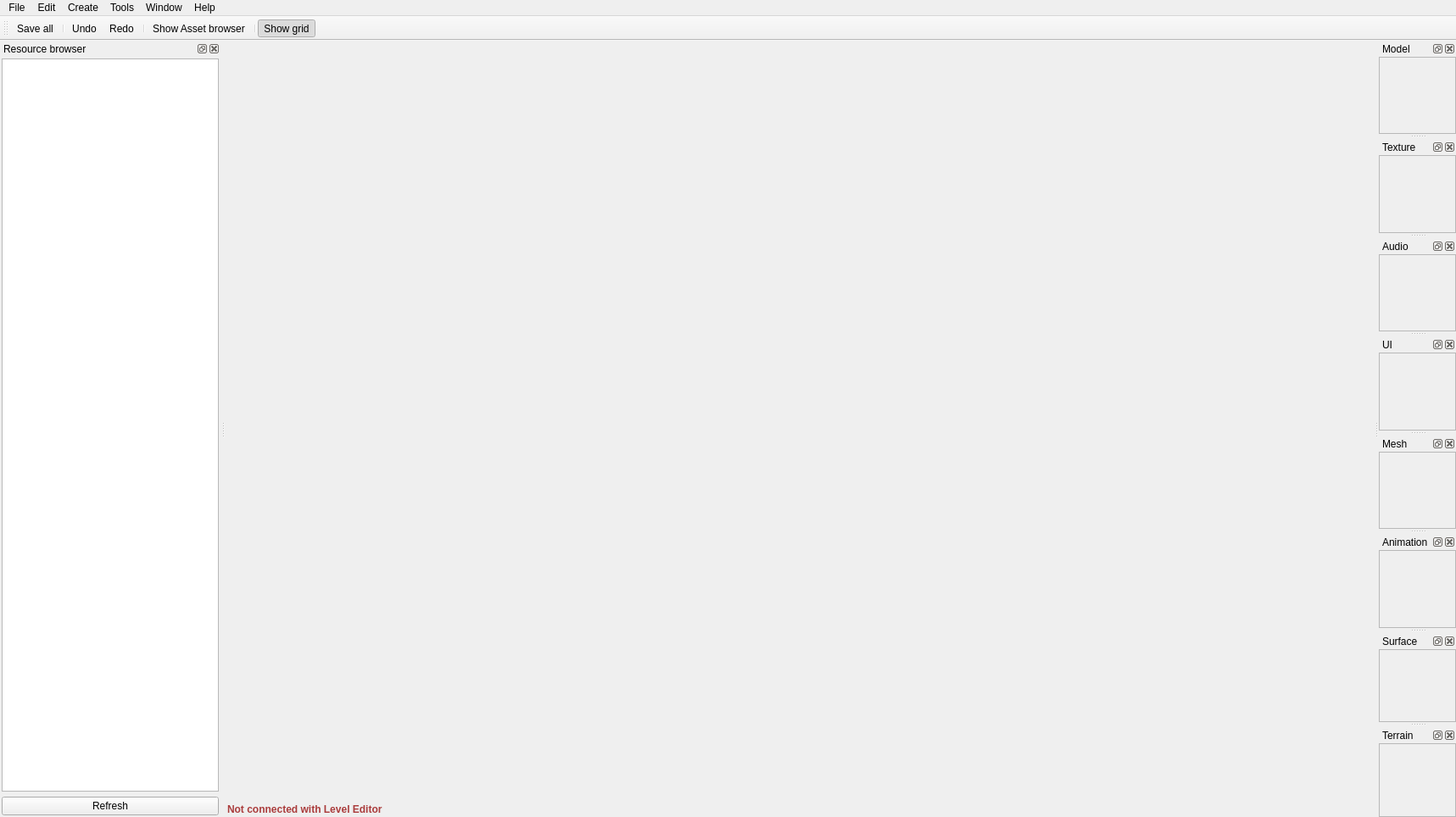
<?xml version="1.0" encoding="UTF-8"?>
<ui version="4.0">
 <class>ContentBrowserWindow</class>
 <widget class="QMainWindow" name="ContentBrowserWindow">
  <property name="geometry">
   <rect>
    <x>0</x>
    <y>0</y>
    <width>1717</width>
    <height>964</height>
   </rect>
  </property>
  <property name="sizePolicy">
   <sizepolicy hsizetype="Preferred" vsizetype="Preferred">
    <horstretch>0</horstretch>
    <verstretch>0</verstretch>
   </sizepolicy>
  </property>
  <property name="font">
   <font>
    <family>Segoe UI</family>
   </font>
  </property>
  <property name="mouseTracking">
   <bool>true</bool>
  </property>
  <property name="acceptDrops">
   <bool>true</bool>
  </property>
  <property name="windowTitle">
   <string>Nebula3 Content Browser</string>
  </property>
  <property name="windowOpacity">
   <double>1.000000000000000</double>
  </property>
  <property name="styleSheet">
   <string notr="true"/>
  </property>
  <property name="animated">
   <bool>true</bool>
  </property>
  <property name="tabShape">
   <enum>QTabWidget::Rounded</enum>
  </property>
  <property name="dockOptions">
   <set>QMainWindow::AllowNestedDocks|QMainWindow::AllowTabbedDocks|QMainWindow::AnimatedDocks</set>
  </property>
  <property name="unifiedTitleAndToolBarOnMac">
   <bool>false</bool>
  </property>
  <widget class="QWidget" name="centralwidget">
   <property name="sizePolicy">
    <sizepolicy hsizetype="Minimum" vsizetype="Minimum">
     <horstretch>0</horstretch>
     <verstretch>0</verstretch>
    </sizepolicy>
   </property>
   <layout class="QGridLayout" name="gridLayout_3">
    <property name="leftMargin">
     <number>2</number>
    </property>
    <property name="topMargin">
     <number>5</number>
    </property>
    <property name="rightMargin">
     <number>2</number>
    </property>
    <property name="bottomMargin">
     <number>2</number>
    </property>
    <item row="0" column="0">
     <widget class="QFrame" name="frame">
      <property name="sizePolicy">
       <sizepolicy hsizetype="Expanding" vsizetype="Expanding">
        <horstretch>100</horstretch>
        <verstretch>100</verstretch>
       </sizepolicy>
      </property>
      <property name="minimumSize">
       <size>
        <width>0</width>
        <height>0</height>
       </size>
      </property>
      <property name="maximumSize">
       <size>
        <width>16777215</width>
        <height>16777215</height>
       </size>
      </property>
      <property name="sizeIncrement">
       <size>
        <width>0</width>
        <height>0</height>
       </size>
      </property>
      <property name="baseSize">
       <size>
        <width>0</width>
        <height>0</height>
       </size>
      </property>
      <layout class="QGridLayout" name="gridLayout_5">
       <property name="verticalSpacing">
        <number>0</number>
       </property>
       <property name="margin">
        <number>0</number>
       </property>
       <item row="0" column="0">
        <widget class="ContentBrowser::PreviewWidget" name="nebulaFrame">
         <property name="enabled">
          <bool>true</bool>
         </property>
         <property name="sizePolicy">
          <sizepolicy hsizetype="Expanding" vsizetype="Expanding">
           <horstretch>0</horstretch>
           <verstretch>0</verstretch>
          </sizepolicy>
         </property>
         <property name="minimumSize">
          <size>
           <width>640</width>
           <height>480</height>
          </size>
         </property>
         <property name="maximumSize">
          <size>
           <width>16777215</width>
           <height>16777215</height>
          </size>
         </property>
         <property name="baseSize">
          <size>
           <width>0</width>
           <height>0</height>
          </size>
         </property>
         <property name="focusPolicy">
          <enum>Qt::StrongFocus</enum>
         </property>
         <property name="frameShape">
          <enum>QFrame::NoFrame</enum>
         </property>
         <property name="frameShadow">
          <enum>QFrame::Plain</enum>
         </property>
         <property name="lineWidth">
          <number>0</number>
         </property>
         <property name="midLineWidth">
          <number>0</number>
         </property>
        </widget>
       </item>
      </layout>
     </widget>
    </item>
    <item row="1" column="0">
     <layout class="QHBoxLayout" name="horizontalLayout_3">
      <item>
       <widget class="QLabel" name="connectionStatus">
        <property name="sizePolicy">
         <sizepolicy hsizetype="Minimum" vsizetype="Minimum">
          <horstretch>0</horstretch>
          <verstretch>0</verstretch>
         </sizepolicy>
        </property>
        <property name="text">
         <string>&lt;html&gt;&lt;head/&gt;&lt;body&gt;&lt;p&gt;&lt;span style=&quot; font-weight:600; color:#aa3c3c;&quot;&gt;Not connected with Level Editor&lt;/span&gt;&lt;/p&gt;&lt;/body&gt;&lt;/html&gt;</string>
        </property>
       </widget>
      </item>
     </layout>
    </item>
   </layout>
  </widget>
  <widget class="QMenuBar" name="menubar">
   <property name="geometry">
    <rect>
     <x>0</x>
     <y>0</y>
     <width>1717</width>
     <height>21</height>
    </rect>
   </property>
   <property name="sizePolicy">
    <sizepolicy hsizetype="Preferred" vsizetype="Preferred">
     <horstretch>0</horstretch>
     <verstretch>0</verstretch>
    </sizepolicy>
   </property>
   <widget class="QMenu" name="menuImport">
    <property name="title">
     <string>File</string>
    </property>
    <addaction name="actionImport"/>
    <addaction name="actionImport_Texture"/>
    <addaction name="separator"/>
    <addaction name="actionSave_all"/>
    <addaction name="separator"/>
    <addaction name="actionQuit"/>
   </widget>
   <widget class="QMenu" name="menuAbout">
    <property name="title">
     <string>Help</string>
    </property>
    <addaction name="actionDocumentation"/>
    <addaction name="actionAbout"/>
    <addaction name="actionDebug_Page"/>
   </widget>
   <widget class="QMenu" name="menuTools">
    <property name="title">
     <string>Tools</string>
    </property>
    <addaction name="actionConnect_with_Level_Editor"/>
   </widget>
   <widget class="QMenu" name="menuWindow">
    <property name="title">
     <string>Window</string>
    </property>
    <addaction name="actionShow_Model_Info"/>
    <addaction name="actionShow_Texture_Info"/>
    <addaction name="actionShow_Audio_Info"/>
    <addaction name="actionShow_Animation_Info"/>
    <addaction name="actionShow_Mesh_Info"/>
    <addaction name="actionShow_Terrain_Tools"/>
    <addaction name="actionShow_PostEffect_Controls"/>
    <addaction name="actionShow_Shady"/>
    <addaction name="actionShow_UI_Info"/>
    <addaction name="actionAsset_browser"/>
    <addaction name="actionEnvironment_probe"/>
    <addaction name="separator"/>
    <addaction name="actionRestore_default_layout"/>
   </widget>
   <widget class="QMenu" name="menuCreate">
    <property name="title">
     <string>Create</string>
    </property>
    <addaction name="actionCreate_Particle"/>
    <addaction name="actionCreate_material"/>
   </widget>
   <widget class="QMenu" name="menuEdit">
    <property name="title">
     <string>Edit</string>
    </property>
    <addaction name="actionUndo"/>
    <addaction name="actionRedo"/>
   </widget>
   <addaction name="menuImport"/>
   <addaction name="menuEdit"/>
   <addaction name="menuCreate"/>
   <addaction name="menuTools"/>
   <addaction name="menuWindow"/>
   <addaction name="menuAbout"/>
  </widget>
  <widget class="QToolBar" name="toolBar">
   <property name="windowTitle">
    <string>Controls toolbar</string>
   </property>
   <property name="toolButtonStyle">
    <enum>Qt::ToolButtonTextUnderIcon</enum>
   </property>
   <attribute name="toolBarArea">
    <enum>TopToolBarArea</enum>
   </attribute>
   <attribute name="toolBarBreak">
    <bool>false</bool>
   </attribute>
   <addaction name="actionSave_all"/>
   <addaction name="separator"/>
   <addaction name="actionUndo"/>
   <addaction name="actionRedo"/>
   <addaction name="separator"/>
   <addaction name="actionAsset_browser"/>
   <addaction name="separator"/>
   <addaction name="actionShow_grid"/>
  </widget>
  <widget class="QDockWidget" name="dockWidget">
   <property name="windowTitle">
    <string>Resource browser</string>
   </property>
   <attribute name="dockWidgetArea">
    <number>1</number>
   </attribute>
   <widget class="QWidget" name="dockWidgetContents">
    <layout class="QGridLayout" name="gridLayout_2">
     <property name="margin">
      <number>2</number>
     </property>
     <item row="0" column="0">
      <widget class="ContentBrowser::LibraryTreeWidget" name="libraryTree">
       <property name="sizePolicy">
        <sizepolicy hsizetype="Preferred" vsizetype="Expanding">
         <horstretch>0</horstretch>
         <verstretch>0</verstretch>
        </sizepolicy>
       </property>
       <property name="maximumSize">
        <size>
         <width>16777215</width>
         <height>16777215</height>
        </size>
       </property>
       <property name="contextMenuPolicy">
        <enum>Qt::CustomContextMenu</enum>
       </property>
       <property name="verticalScrollBarPolicy">
        <enum>Qt::ScrollBarAsNeeded</enum>
       </property>
       <property name="dragEnabled">
        <bool>true</bool>
       </property>
       <property name="dragDropMode">
        <enum>QAbstractItemView::DragOnly</enum>
       </property>
       <attribute name="headerVisible">
        <bool>false</bool>
       </attribute>
       <attribute name="headerStretchLastSection">
        <bool>true</bool>
       </attribute>
       <column>
        <property name="text">
         <string>Header</string>
        </property>
       </column>
      </widget>
     </item>
     <item row="1" column="0">
      <widget class="QPushButton" name="refreshButton">
       <property name="sizePolicy">
        <sizepolicy hsizetype="Preferred" vsizetype="Fixed">
         <horstretch>0</horstretch>
         <verstretch>0</verstretch>
        </sizepolicy>
       </property>
       <property name="text">
        <string>Refresh</string>
       </property>
      </widget>
     </item>
    </layout>
   </widget>
  </widget>
  <widget class="QDockWidget" name="modelDockWidget">
   <property name="minimumSize">
    <size>
     <width>80</width>
     <height>91</height>
    </size>
   </property>
   <property name="maximumSize">
    <size>
     <width>524287</width>
     <height>524287</height>
    </size>
   </property>
   <property name="floating">
    <bool>true</bool>
   </property>
   <property name="features">
    <set>QDockWidget::AllDockWidgetFeatures</set>
   </property>
   <property name="windowTitle">
    <string>Model</string>
   </property>
   <attribute name="dockWidgetArea">
    <number>2</number>
   </attribute>
   <widget class="QWidget" name="dockWidgetContents_3">
    <layout class="QGridLayout" name="gridLayout_12">
     <property name="margin">
      <number>0</number>
     </property>
     <item row="0" column="0">
      <widget class="QScrollArea" name="modelScroll">
       <property name="frameShape">
        <enum>QFrame::NoFrame</enum>
       </property>
       <property name="widgetResizable">
        <bool>true</bool>
       </property>
       <widget class="QWidget" name="scrollAreaWidgetContents">
        <property name="geometry">
         <rect>
          <x>0</x>
          <y>0</y>
          <width>91</width>
          <height>86</height>
         </rect>
        </property>
        <layout class="QGridLayout" name="gridLayout">
         <property name="margin">
          <number>0</number>
         </property>
         <item row="0" column="0">
          <widget class="QFrame" name="modelDockFrame">
           <property name="frameShape">
            <enum>QFrame::StyledPanel</enum>
           </property>
           <property name="frameShadow">
            <enum>QFrame::Plain</enum>
           </property>
           <property name="lineWidth">
            <number>1</number>
           </property>
          </widget>
         </item>
        </layout>
       </widget>
      </widget>
     </item>
    </layout>
   </widget>
  </widget>
  <widget class="QDockWidget" name="textureDockWidget">
   <property name="minimumSize">
    <size>
     <width>91</width>
     <height>91</height>
    </size>
   </property>
   <property name="maximumSize">
    <size>
     <width>524287</width>
     <height>524287</height>
    </size>
   </property>
   <property name="floating">
    <bool>true</bool>
   </property>
   <property name="features">
    <set>QDockWidget::AllDockWidgetFeatures</set>
   </property>
   <property name="windowTitle">
    <string>Texture</string>
   </property>
   <attribute name="dockWidgetArea">
    <number>2</number>
   </attribute>
   <widget class="QWidget" name="dockWidgetContents_4">
    <layout class="QGridLayout" name="gridLayout_6">
     <property name="margin">
      <number>0</number>
     </property>
     <item row="0" column="0">
      <widget class="QScrollArea" name="textureScroll">
       <property name="frameShape">
        <enum>QFrame::NoFrame</enum>
       </property>
       <property name="widgetResizable">
        <bool>true</bool>
       </property>
       <widget class="QWidget" name="scrollAreaWidgetContents_2">
        <property name="geometry">
         <rect>
          <x>0</x>
          <y>0</y>
          <width>91</width>
          <height>86</height>
         </rect>
        </property>
        <layout class="QGridLayout" name="gridLayout_4">
         <property name="margin">
          <number>0</number>
         </property>
         <item row="0" column="0">
          <widget class="QFrame" name="textureDockFrame">
           <property name="frameShape">
            <enum>QFrame::StyledPanel</enum>
           </property>
           <property name="frameShadow">
            <enum>QFrame::Plain</enum>
           </property>
          </widget>
         </item>
        </layout>
       </widget>
      </widget>
     </item>
    </layout>
   </widget>
  </widget>
  <widget class="QDockWidget" name="audioDockWidget">
   <property name="minimumSize">
    <size>
     <width>80</width>
     <height>91</height>
    </size>
   </property>
   <property name="maximumSize">
    <size>
     <width>524287</width>
     <height>524287</height>
    </size>
   </property>
   <property name="floating">
    <bool>true</bool>
   </property>
   <property name="windowTitle">
    <string>Audio</string>
   </property>
   <attribute name="dockWidgetArea">
    <number>2</number>
   </attribute>
   <widget class="QWidget" name="dockWidgetContents_5">
    <layout class="QGridLayout" name="gridLayout_7">
     <property name="margin">
      <number>0</number>
     </property>
     <item row="0" column="0">
      <widget class="QScrollArea" name="scrollArea">
       <property name="frameShape">
        <enum>QFrame::NoFrame</enum>
       </property>
       <property name="widgetResizable">
        <bool>true</bool>
       </property>
       <widget class="QWidget" name="scrollAreaWidgetContents_3">
        <property name="geometry">
         <rect>
          <x>0</x>
          <y>0</y>
          <width>91</width>
          <height>86</height>
         </rect>
        </property>
        <layout class="QGridLayout" name="gridLayout_11">
         <property name="margin">
          <number>0</number>
         </property>
         <item row="0" column="0">
          <widget class="QFrame" name="audioDockFrame">
           <property name="enabled">
            <bool>false</bool>
           </property>
           <property name="frameShape">
            <enum>QFrame::StyledPanel</enum>
           </property>
           <property name="frameShadow">
            <enum>QFrame::Plain</enum>
           </property>
          </widget>
         </item>
        </layout>
       </widget>
      </widget>
     </item>
    </layout>
   </widget>
  </widget>
  <widget class="QDockWidget" name="uiDockWidget">
   <property name="minimumSize">
    <size>
     <width>80</width>
     <height>91</height>
    </size>
   </property>
   <property name="maximumSize">
    <size>
     <width>524287</width>
     <height>524287</height>
    </size>
   </property>
   <property name="floating">
    <bool>true</bool>
   </property>
   <property name="windowTitle">
    <string>UI</string>
   </property>
   <attribute name="dockWidgetArea">
    <number>2</number>
   </attribute>
   <widget class="QWidget" name="dockWidgetContents_6">
    <layout class="QGridLayout" name="gridLayout_8">
     <property name="margin">
      <number>0</number>
     </property>
     <item row="0" column="0">
      <widget class="QScrollArea" name="scrollArea_2">
       <property name="frameShape">
        <enum>QFrame::NoFrame</enum>
       </property>
       <property name="widgetResizable">
        <bool>true</bool>
       </property>
       <widget class="QWidget" name="scrollAreaWidgetContents_4">
        <property name="geometry">
         <rect>
          <x>0</x>
          <y>0</y>
          <width>91</width>
          <height>86</height>
         </rect>
        </property>
        <layout class="QGridLayout" name="gridLayout_13">
         <property name="margin">
          <number>0</number>
         </property>
         <item row="0" column="0">
          <widget class="QFrame" name="uiDockFrame">
           <property name="enabled">
            <bool>false</bool>
           </property>
           <property name="frameShape">
            <enum>QFrame::StyledPanel</enum>
           </property>
           <property name="frameShadow">
            <enum>QFrame::Plain</enum>
           </property>
          </widget>
         </item>
        </layout>
       </widget>
      </widget>
     </item>
    </layout>
   </widget>
  </widget>
  <widget class="QDockWidget" name="meshDockWidget">
   <property name="minimumSize">
    <size>
     <width>80</width>
     <height>91</height>
    </size>
   </property>
   <property name="maximumSize">
    <size>
     <width>524287</width>
     <height>524287</height>
    </size>
   </property>
   <property name="floating">
    <bool>true</bool>
   </property>
   <property name="windowTitle">
    <string>Mesh</string>
   </property>
   <attribute name="dockWidgetArea">
    <number>2</number>
   </attribute>
   <widget class="QWidget" name="dockWidgetContents_7">
    <layout class="QGridLayout" name="gridLayout_9">
     <property name="margin">
      <number>0</number>
     </property>
     <item row="0" column="0">
      <widget class="QScrollArea" name="scrollArea_3">
       <property name="frameShape">
        <enum>QFrame::NoFrame</enum>
       </property>
       <property name="widgetResizable">
        <bool>true</bool>
       </property>
       <widget class="QWidget" name="scrollAreaWidgetContents_5">
        <property name="geometry">
         <rect>
          <x>0</x>
          <y>0</y>
          <width>91</width>
          <height>86</height>
         </rect>
        </property>
        <layout class="QGridLayout" name="gridLayout_14">
         <property name="margin">
          <number>0</number>
         </property>
         <item row="0" column="0">
          <widget class="QFrame" name="meshDockFrame">
           <property name="enabled">
            <bool>false</bool>
           </property>
           <property name="frameShape">
            <enum>QFrame::StyledPanel</enum>
           </property>
           <property name="frameShadow">
            <enum>QFrame::Plain</enum>
           </property>
          </widget>
         </item>
        </layout>
       </widget>
      </widget>
     </item>
    </layout>
   </widget>
  </widget>
  <widget class="QDockWidget" name="animationDockWidget">
   <property name="minimumSize">
    <size>
     <width>80</width>
     <height>91</height>
    </size>
   </property>
   <property name="maximumSize">
    <size>
     <width>524287</width>
     <height>524287</height>
    </size>
   </property>
   <property name="floating">
    <bool>true</bool>
   </property>
   <property name="windowTitle">
    <string>Animation</string>
   </property>
   <attribute name="dockWidgetArea">
    <number>2</number>
   </attribute>
   <widget class="QWidget" name="animationDockFrame">
    <layout class="QGridLayout" name="gridLayout_10">
     <property name="margin">
      <number>0</number>
     </property>
     <item row="0" column="0">
      <widget class="QScrollArea" name="scrollArea_4">
       <property name="frameShape">
        <enum>QFrame::NoFrame</enum>
       </property>
       <property name="widgetResizable">
        <bool>true</bool>
       </property>
       <widget class="QWidget" name="scrollAreaWidgetContents_6">
        <property name="geometry">
         <rect>
          <x>0</x>
          <y>0</y>
          <width>91</width>
          <height>86</height>
         </rect>
        </property>
        <layout class="QGridLayout" name="gridLayout_15">
         <property name="margin">
          <number>0</number>
         </property>
         <item row="0" column="0">
          <widget class="QFrame" name="frame_6">
           <property name="enabled">
            <bool>false</bool>
           </property>
           <property name="frameShape">
            <enum>QFrame::StyledPanel</enum>
           </property>
           <property name="frameShadow">
            <enum>QFrame::Plain</enum>
           </property>
          </widget>
         </item>
        </layout>
       </widget>
      </widget>
     </item>
    </layout>
   </widget>
  </widget>
  <widget class="QDockWidget" name="materialDockWidget">
   <property name="floating">
    <bool>true</bool>
   </property>
   <property name="windowTitle">
    <string>Surface</string>
   </property>
   <attribute name="dockWidgetArea">
    <number>2</number>
   </attribute>
   <widget class="QWidget" name="dockWidgetContents_2">
    <layout class="QGridLayout" name="gridLayout_16">
     <property name="margin">
      <number>0</number>
     </property>
     <property name="spacing">
      <number>0</number>
     </property>
     <item row="0" column="0">
      <widget class="QScrollArea" name="scrollArea_5">
       <property name="frameShape">
        <enum>QFrame::NoFrame</enum>
       </property>
       <property name="widgetResizable">
        <bool>true</bool>
       </property>
       <widget class="QWidget" name="scrollAreaWidgetContents_7">
        <property name="geometry">
         <rect>
          <x>0</x>
          <y>0</y>
          <width>91</width>
          <height>86</height>
         </rect>
        </property>
        <layout class="QGridLayout" name="gridLayout_17">
         <property name="margin">
          <number>0</number>
         </property>
         <property name="spacing">
          <number>0</number>
         </property>
         <item row="0" column="0">
          <widget class="QFrame" name="materialDockFrame">
           <property name="frameShape">
            <enum>QFrame::StyledPanel</enum>
           </property>
           <property name="frameShadow">
            <enum>QFrame::Plain</enum>
           </property>
          </widget>
         </item>
        </layout>
       </widget>
      </widget>
     </item>
    </layout>
   </widget>
  </widget>
  <widget class="QDockWidget" name="terrainDockWidget">
   <property name="floating">
    <bool>true</bool>
   </property>
   <property name="windowTitle">
    <string>Terrain</string>
   </property>
   <attribute name="dockWidgetArea">
    <number>2</number>
   </attribute>
   <widget class="QWidget" name="dockWidgetContents_8">
    <layout class="QGridLayout" name="gridLayout_18">
     <property name="margin">
      <number>0</number>
     </property>
     <property name="spacing">
      <number>0</number>
     </property>
     <item row="0" column="0">
      <widget class="QScrollArea" name="scrollArea_6">
       <property name="frameShape">
        <enum>QFrame::NoFrame</enum>
       </property>
       <property name="widgetResizable">
        <bool>true</bool>
       </property>
       <widget class="QWidget" name="scrollAreaWidgetContents_8">
        <property name="geometry">
         <rect>
          <x>0</x>
          <y>0</y>
          <width>91</width>
          <height>86</height>
         </rect>
        </property>
        <layout class="QGridLayout" name="gridLayout_19">
         <property name="margin">
          <number>0</number>
         </property>
         <property name="spacing">
          <number>0</number>
         </property>
         <item row="0" column="0">
          <widget class="QFrame" name="terrainDockFrame">
           <property name="frameShape">
            <enum>QFrame::StyledPanel</enum>
           </property>
           <property name="frameShadow">
            <enum>QFrame::Plain</enum>
           </property>
          </widget>
         </item>
        </layout>
       </widget>
      </widget>
     </item>
    </layout>
   </widget>
  </widget>
  <action name="actionImport">
   <property name="text">
    <string>Import FBX</string>
   </property>
   <property name="iconVisibleInMenu">
    <bool>false</bool>
   </property>
  </action>
  <action name="actionDocumentation">
   <property name="text">
    <string>Documentation</string>
   </property>
   <property name="shortcut">
    <string>F12</string>
   </property>
   <property name="iconVisibleInMenu">
    <bool>false</bool>
   </property>
  </action>
  <action name="actionAbout">
   <property name="text">
    <string>About</string>
   </property>
   <property name="menuRole">
    <enum>QAction::AboutRole</enum>
   </property>
   <property name="iconVisibleInMenu">
    <bool>false</bool>
   </property>
  </action>
  <action name="actionOpen_Nody">
   <property name="text">
    <string>Open Nody...</string>
   </property>
   <property name="shortcut">
    <string>F3</string>
   </property>
  </action>
  <action name="actionUndo">
   <property name="text">
    <string>Undo</string>
   </property>
   <property name="shortcut">
    <string>Ctrl+Z</string>
   </property>
  </action>
  <action name="actionRedo">
   <property name="text">
    <string>Redo</string>
   </property>
   <property name="shortcut">
    <string>Ctrl+Shift+Z</string>
   </property>
  </action>
  <action name="actionShow_Model_Info">
   <property name="text">
    <string>Show Model Info</string>
   </property>
   <property name="shortcut">
    <string>F5</string>
   </property>
  </action>
  <action name="actionShow_Texture_Info">
   <property name="text">
    <string>Show Texture Info</string>
   </property>
   <property name="shortcut">
    <string>F6</string>
   </property>
  </action>
  <action name="actionShow_Audio_Info">
   <property name="text">
    <string>Show Audio Info</string>
   </property>
   <property name="shortcut">
    <string>F7</string>
   </property>
  </action>
  <action name="actionShow_Animation_Info">
   <property name="text">
    <string>Show Animation Info</string>
   </property>
   <property name="shortcut">
    <string>F8</string>
   </property>
  </action>
  <action name="actionShow_Mesh_Info">
   <property name="text">
    <string>Show Mesh Info</string>
   </property>
  </action>
  <action name="actionImport_Texture">
   <property name="text">
    <string>Import Texture</string>
   </property>
  </action>
  <action name="actionShow_PostEffect_Controls">
   <property name="text">
    <string>Show PostEffect Editor</string>
   </property>
   <property name="shortcut">
    <string>F10</string>
   </property>
  </action>
  <action name="actionCreate_Particle">
   <property name="text">
    <string>Create Particle...</string>
   </property>
  </action>
  <action name="actionConnect_with_Level_Editor">
   <property name="icon">
    <iconset resource="../../resources.qrc">
     <normaloff>:/icons/icons/Leveleditor.png</normaloff>:/icons/icons/Leveleditor.png</iconset>
   </property>
   <property name="text">
    <string>Connect with Level Editor...</string>
   </property>
  </action>
  <action name="actionDebug_Page">
   <property name="text">
    <string>Debug Page</string>
   </property>
  </action>
  <action name="actionShow_Shady">
   <property name="text">
    <string>Show Shader Editor...</string>
   </property>
  </action>
  <action name="actionShow_UI_Info">
   <property name="text">
    <string>Show UI Info...</string>
   </property>
  </action>
  <action name="actionAsset_browser">
   <property name="text">
    <string>Show Asset browser...</string>
   </property>
   <property name="shortcut">
    <string>F2</string>
   </property>
  </action>
  <action name="actionShow_sky">
   <property name="checkable">
    <bool>true</bool>
   </property>
   <property name="checked">
    <bool>true</bool>
   </property>
   <property name="text">
    <string>Show sky</string>
   </property>
   <property name="toolTip">
    <string>Toggle the display of skybox</string>
   </property>
   <property name="font">
    <font>
     <family>Segoe UI</family>
    </font>
   </property>
  </action>
  <action name="actionShow_physics">
   <property name="checkable">
    <bool>true</bool>
   </property>
   <property name="text">
    <string>Show physics</string>
   </property>
   <property name="toolTip">
    <string>Toggle physics debug rendering on/off</string>
   </property>
   <property name="font">
    <font>
     <family>Segoe UI</family>
    </font>
   </property>
  </action>
  <action name="actionShow_controls">
   <property name="checkable">
    <bool>true</bool>
   </property>
   <property name="text">
    <string>Show controls</string>
   </property>
   <property name="toolTip">
    <string>Toggle display of controls on/off</string>
   </property>
   <property name="font">
    <font>
     <family>Segoe UI</family>
    </font>
   </property>
  </action>
  <action name="actionEnvironment_probe">
   <property name="text">
    <string>Show global light probe...</string>
   </property>
   <property name="shortcut">
    <string>F9</string>
   </property>
  </action>
  <action name="actionCreate_material">
   <property name="text">
    <string>Create Surface...</string>
   </property>
  </action>
  <action name="actionRestore_default_layout">
   <property name="text">
    <string>Restore default layout</string>
   </property>
  </action>
  <action name="actionShow_grid">
   <property name="checkable">
    <bool>true</bool>
   </property>
   <property name="checked">
    <bool>true</bool>
   </property>
   <property name="icon">
    <iconset resource="../../resources.qrc">
     <normaloff>:/icons/icons/grid.png</normaloff>:/icons/icons/grid.png</iconset>
   </property>
   <property name="text">
    <string>Show grid</string>
   </property>
   <property name="toolTip">
    <string>Show grid</string>
   </property>
  </action>
  <action name="actionSave_all">
   <property name="icon">
    <iconset resource="../../resources.qrc">
     <normaloff>:/icons/icons/save.png</normaloff>:/icons/icons/save.png</iconset>
   </property>
   <property name="text">
    <string>Save all</string>
   </property>
   <property name="shortcut">
    <string>Ctrl+S</string>
   </property>
  </action>
  <action name="actionQuit">
   <property name="text">
    <string>Quit</string>
   </property>
  </action>
  <action name="actionShow_Terrain_Tools">
   <property name="text">
    <string>Show Terrain Tools</string>
   </property>
  </action>
 </widget>
 <customwidgets>
  <customwidget>
   <class>ContentBrowser::PreviewWidget</class>
   <extends>QFrame</extends>
   <header>previewer/previewwidget.h</header>
   <container>1</container>
  </customwidget>
  <customwidget>
   <class>ContentBrowser::LibraryTreeWidget</class>
   <extends>QTreeWidget</extends>
   <header>librarytreewidget.h</header>
  </customwidget>
 </customwidgets>
 <resources>
  <include location="../../resources.qrc"/>
 </resources>
 <connections>
  <connection>
   <sender>actionQuit</sender>
   <signal>triggered()</signal>
   <receiver>ContentBrowserWindow</receiver>
   <slot>close()</slot>
   <hints>
    <hint type="sourcelabel">
     <x>-1</x>
     <y>-1</y>
    </hint>
    <hint type="destinationlabel">
     <x>858</x>
     <y>481</y>
    </hint>
   </hints>
  </connection>
 </connections>
</ui>
